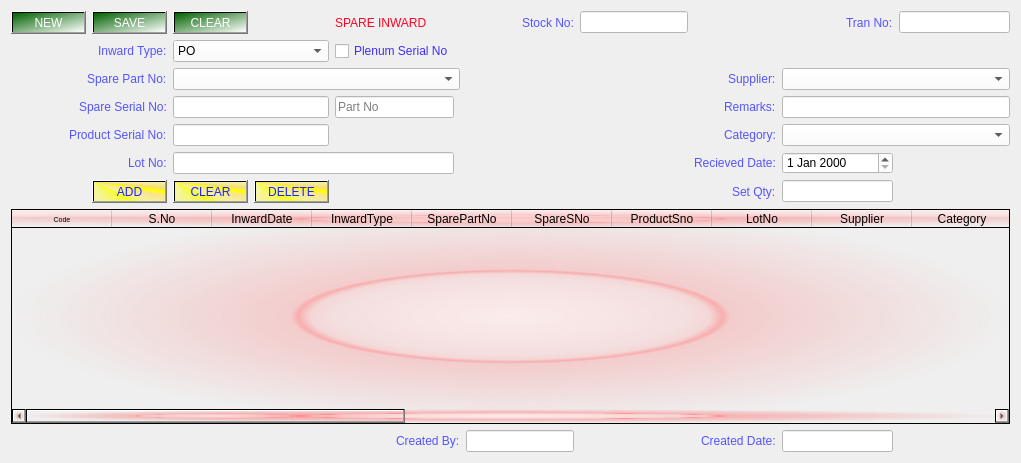
<?xml version="1.0" encoding="UTF-8"?>
<ui version="4.0">
 <class>Form</class>
 <widget class="QWidget" name="Form">
  <property name="geometry">
   <rect>
    <x>0</x>
    <y>0</y>
    <width>1021</width>
    <height>463</height>
   </rect>
  </property>
  <property name="windowTitle">
   <string>Form</string>
  </property>
  <layout class="QGridLayout" name="gridLayout">
   <item row="7" column="2">
    <widget class="QPushButton" name="Clear_btn">
     <property name="styleSheet">
      <string notr="true">background-color: qconicalgradient(cx:0, cy:0, angle:135, stop:0 rgba(255, 255, 0, 69), stop:0.375 rgba(255, 255, 0, 69), stop:0.423533 rgba(251, 255, 0, 145), stop:0.45 rgba(247, 255, 0, 208), stop:0.477581 rgba(255, 244, 71, 130), stop:0.518717 rgba(255, 218, 71, 130), stop:0.55 rgba(255, 255, 0, 255), stop:0.57754 rgba(255, 203, 0, 130), stop:0.625 rgba(255, 255, 0, 69), stop:1 rgba(255, 255, 0, 69));
font: 75 10pt &quot;Verdana&quot;;
color: rgb(25, 36, 255);</string>
     </property>
     <property name="text">
      <string>CLEAR</string>
     </property>
    </widget>
   </item>
   <item row="3" column="0" colspan="2" alignment="Qt::AlignRight">
    <widget class="QLabel" name="label_11">
     <property name="styleSheet">
      <string notr="true">font: 75 10pt &quot;Verdana&quot;;
color: rgb(85, 85, 255);</string>
     </property>
     <property name="text">
      <string>Spare Part No:</string>
     </property>
    </widget>
   </item>
   <item row="9" column="6" colspan="2">
    <widget class="QLineEdit" name="Cr_by">
     <property name="styleSheet">
      <string notr="true">background-color: rgb(255, 255, 255);</string>
     </property>
    </widget>
   </item>
   <item row="0" column="12">
    <widget class="QLineEdit" name="Tran_No">
     <property name="styleSheet">
      <string notr="true">background-color: rgb(255, 255, 255);</string>
     </property>
    </widget>
   </item>
   <item row="8" column="0" colspan="13">
    <widget class="QTableWidget" name="tableWidget_2">
     <property name="styleSheet">
      <string notr="true">background-color: qradialgradient(spread:pad, cx:0.5, cy:0.5, radius:0.5, fx:0.5, fy:0.5, stop:0 rgba(255, 235, 235, 206), stop:0.35 rgba(255, 188, 188, 80), stop:0.4 rgba(255, 162, 162, 80), stop:0.425 rgba(255, 132, 132, 156), stop:0.44 rgba(252, 128, 128, 80), stop:1 rgba(255, 255, 255, 0));</string>
     </property>
     <column>
      <property name="text">
       <string>Code</string>
      </property>
      <property name="font">
       <font>
        <pointsize>5</pointsize>
       </font>
      </property>
      <property name="foreground">
       <brush brushstyle="NoBrush">
        <color alpha="255">
         <red>255</red>
         <green>170</green>
         <blue>255</blue>
        </color>
       </brush>
      </property>
     </column>
     <column>
      <property name="text">
       <string>S.No</string>
      </property>
     </column>
     <column>
      <property name="text">
       <string>InwardDate</string>
      </property>
     </column>
     <column>
      <property name="text">
       <string>InwardType</string>
      </property>
     </column>
     <column>
      <property name="text">
       <string>SparePartNo</string>
      </property>
     </column>
     <column>
      <property name="text">
       <string>SpareSNo</string>
      </property>
     </column>
     <column>
      <property name="text">
       <string>ProductSno</string>
      </property>
     </column>
     <column>
      <property name="text">
       <string>LotNo</string>
      </property>
     </column>
     <column>
      <property name="text">
       <string>Supplier</string>
      </property>
     </column>
     <column>
      <property name="text">
       <string>Category</string>
      </property>
     </column>
     <column>
      <property name="text">
       <string>CreatedBy</string>
      </property>
     </column>
     <column>
      <property name="text">
       <string>CreatedDate</string>
      </property>
     </column>
     <column>
      <property name="text">
       <string>ModifiedBy</string>
      </property>
     </column>
     <column>
      <property name="text">
       <string>ModifiedDt</string>
      </property>
     </column>
     <column>
      <property name="text">
       <string>OutFlag</string>
      </property>
     </column>
     <column>
      <property name="text">
       <string>StockNo</string>
      </property>
     </column>
     <column>
      <property name="text">
       <string>PrintStatus</string>
      </property>
     </column>
     <column>
      <property name="text">
       <string>RecievedDt</string>
      </property>
     </column>
     <column>
      <property name="text">
       <string>Qty</string>
      </property>
     </column>
     <column>
      <property name="text">
       <string>SetQty</string>
      </property>
     </column>
     <column>
      <property name="text">
       <string>PrintCount</string>
      </property>
     </column>
     <column>
      <property name="text">
       <string>Dispatchsetqty</string>
      </property>
     </column>
     <column>
      <property name="text">
       <string>Remarks</string>
      </property>
     </column>
    </widget>
   </item>
   <item row="6" column="1" alignment="Qt::AlignRight">
    <widget class="QLabel" name="label_14">
     <property name="styleSheet">
      <string notr="true">font: 75 10pt &quot;Verdana&quot;;
color: rgb(85, 85, 255);</string>
     </property>
     <property name="text">
      <string>Lot No:</string>
     </property>
    </widget>
   </item>
   <item row="0" column="0">
    <widget class="QPushButton" name="New">
     <property name="styleSheet">
      <string notr="true">background-color: qlineargradient(spread:pad, x1:0, y1:0, x2:1, y2:1, stop:0 rgba(0, 97, 0, 255), stop:1 rgba(255, 255, 255, 255));
font: 75 10pt &quot;Verdana&quot;;
color: rgb(255, 255, 255);</string>
     </property>
     <property name="text">
      <string>NEW</string>
     </property>
    </widget>
   </item>
   <item row="9" column="11">
    <widget class="QLineEdit" name="Cr_dt">
     <property name="styleSheet">
      <string notr="true">background-color: rgb(255, 255, 255);</string>
     </property>
    </widget>
   </item>
   <item row="5" column="2" colspan="2">
    <widget class="QLineEdit" name="P_sno">
     <property name="styleSheet">
      <string notr="true">background-color: rgb(255, 255, 255);</string>
     </property>
    </widget>
   </item>
   <item row="3" column="2" colspan="4">
    <widget class="QComboBox" name="Product_desc">
     <property name="styleSheet">
      <string notr="true">background-color: rgb(255, 255, 255);</string>
     </property>
    </widget>
   </item>
   <item row="0" column="2">
    <widget class="QPushButton" name="clearbtn">
     <property name="styleSheet">
      <string notr="true">background-color: qlineargradient(spread:pad, x1:0, y1:0, x2:1, y2:1, stop:0 rgba(0, 97, 0, 255), stop:1 rgba(255, 255, 255, 255));
font: 75 10pt &quot;Verdana&quot;;
color: rgb(255, 255, 255);</string>
     </property>
     <property name="text">
      <string>CLEAR</string>
     </property>
    </widget>
   </item>
   <item row="7" column="1">
    <widget class="QPushButton" name="Add_btn">
     <property name="styleSheet">
      <string notr="true">background-color: qconicalgradient(cx:0, cy:0, angle:135, stop:0 rgba(255, 255, 0, 69), stop:0.375 rgba(255, 255, 0, 69), stop:0.423533 rgba(251, 255, 0, 145), stop:0.45 rgba(247, 255, 0, 208), stop:0.477581 rgba(255, 244, 71, 130), stop:0.518717 rgba(255, 218, 71, 130), stop:0.55 rgba(255, 255, 0, 255), stop:0.57754 rgba(255, 203, 0, 130), stop:0.625 rgba(255, 255, 0, 69), stop:1 rgba(255, 255, 0, 69));
font: 75 10pt &quot;Verdana&quot;;
color: rgb(25, 36, 255);</string>
     </property>
     <property name="text">
      <string>ADD</string>
     </property>
    </widget>
   </item>
   <item row="0" column="8" colspan="2">
    <widget class="QLineEdit" name="Stock_No">
     <property name="enabled">
      <bool>true</bool>
     </property>
     <property name="styleSheet">
      <string notr="true">background-color: rgb(255, 255, 255);</string>
     </property>
     <property name="cursorMoveStyle">
      <enum>Qt::LogicalMoveStyle</enum>
     </property>
    </widget>
   </item>
   <item row="7" column="11">
    <widget class="QLineEdit" name="Set_qty">
     <property name="styleSheet">
      <string notr="true">background-color: rgb(255, 255, 255);</string>
     </property>
    </widget>
   </item>
   <item row="4" column="0" colspan="2" alignment="Qt::AlignRight">
    <widget class="QLabel" name="label_12">
     <property name="styleSheet">
      <string notr="true">font: 75 10pt &quot;Verdana&quot;;
color: rgb(85, 85, 255);</string>
     </property>
     <property name="text">
      <string>Spare Serial No:</string>
     </property>
    </widget>
   </item>
   <item row="2" column="4">
    <widget class="QCheckBox" name="checkBox">
     <property name="styleSheet">
      <string notr="true">color: rgb(60, 46, 255);
font: 75 10pt &quot;Verdana&quot;;</string>
     </property>
     <property name="text">
      <string>Plenum Serial No</string>
     </property>
    </widget>
   </item>
   <item row="5" column="0" colspan="2" alignment="Qt::AlignRight">
    <widget class="QLabel" name="label_13">
     <property name="styleSheet">
      <string notr="true">font: 75 10pt &quot;Verdana&quot;;
color: rgb(85, 85, 255);</string>
     </property>
     <property name="text">
      <string>Product Serial No:</string>
     </property>
    </widget>
   </item>
   <item row="3" column="10" alignment="Qt::AlignRight">
    <widget class="QLabel" name="label_15">
     <property name="styleSheet">
      <string notr="true">font: 75 10pt &quot;Verdana&quot;;
color: rgb(85, 85, 255);</string>
     </property>
     <property name="text">
      <string>Supplier:</string>
     </property>
    </widget>
   </item>
   <item row="9" column="9" colspan="2" alignment="Qt::AlignRight">
    <widget class="QLabel" name="label_23">
     <property name="styleSheet">
      <string notr="true">font: 75 10pt &quot;Verdana&quot;;
color: rgb(85, 85, 255);</string>
     </property>
     <property name="text">
      <string>Created Date:</string>
     </property>
    </widget>
   </item>
   <item row="3" column="11" colspan="2">
    <widget class="QComboBox" name="Supplier">
     <property name="styleSheet">
      <string notr="true">background-color: rgb(255, 255, 255);</string>
     </property>
    </widget>
   </item>
   <item row="4" column="2" colspan="2">
    <widget class="QLineEdit" name="s_sno">
     <property name="styleSheet">
      <string notr="true">background-color: rgb(255, 255, 255);</string>
     </property>
    </widget>
   </item>
   <item row="4" column="10" alignment="Qt::AlignRight">
    <widget class="QLabel" name="label_16">
     <property name="styleSheet">
      <string notr="true">font: 75 10pt &quot;Verdana&quot;;
color: rgb(85, 85, 255);</string>
     </property>
     <property name="text">
      <string>Remarks:</string>
     </property>
    </widget>
   </item>
   <item row="6" column="10">
    <widget class="QLabel" name="label_18">
     <property name="styleSheet">
      <string notr="true">font: 75 10pt &quot;Verdana&quot;;
color: rgb(85, 85, 255);</string>
     </property>
     <property name="text">
      <string>Recieved Date:</string>
     </property>
    </widget>
   </item>
   <item row="9" column="4" colspan="2" alignment="Qt::AlignRight">
    <widget class="QLabel" name="label_22">
     <property name="styleSheet">
      <string notr="true">font: 75 10pt &quot;Verdana&quot;;
color: rgb(85, 85, 255);</string>
     </property>
     <property name="text">
      <string>Created By:</string>
     </property>
    </widget>
   </item>
   <item row="7" column="10" alignment="Qt::AlignRight">
    <widget class="QLabel" name="label_20">
     <property name="styleSheet">
      <string notr="true">font: 75 10pt &quot;Verdana&quot;;
color: rgb(85, 85, 255);</string>
     </property>
     <property name="text">
      <string>Set Qty:</string>
     </property>
    </widget>
   </item>
   <item row="7" column="3">
    <widget class="QPushButton" name="Delete_btn">
     <property name="styleSheet">
      <string notr="true">background-color: qconicalgradient(cx:0, cy:0, angle:135, stop:0 rgba(255, 255, 0, 69), stop:0.375 rgba(255, 255, 0, 69), stop:0.423533 rgba(251, 255, 0, 145), stop:0.45 rgba(247, 255, 0, 208), stop:0.477581 rgba(255, 244, 71, 130), stop:0.518717 rgba(255, 218, 71, 130), stop:0.55 rgba(255, 255, 0, 255), stop:0.57754 rgba(255, 203, 0, 130), stop:0.625 rgba(255, 255, 0, 69), stop:1 rgba(255, 255, 0, 69));
font: 75 10pt &quot;Verdana&quot;;
color: rgb(25, 36, 255);</string>
     </property>
     <property name="text">
      <string>DELETE</string>
     </property>
    </widget>
   </item>
   <item row="2" column="2" colspan="2">
    <widget class="QComboBox" name="Inv_Type">
     <property name="styleSheet">
      <string notr="true">background-color: rgb(255, 255, 255);</string>
     </property>
     <item>
      <property name="text">
       <string>PO</string>
      </property>
     </item>
     <item>
      <property name="text">
       <string>POC RMA</string>
      </property>
     </item>
     <item>
      <property name="text">
       <string>RMA</string>
      </property>
     </item>
    </widget>
   </item>
   <item row="0" column="7" alignment="Qt::AlignRight">
    <widget class="QLabel" name="label_21">
     <property name="styleSheet">
      <string notr="true">font: 75 10pt &quot;Verdana&quot;;
color: rgb(85, 85, 255);</string>
     </property>
     <property name="text">
      <string>Stock No:</string>
     </property>
    </widget>
   </item>
   <item row="6" column="11">
    <widget class="QDateEdit" name="dateEdit_2">
     <property name="styleSheet">
      <string notr="true">background-color: rgb(255, 255, 255);</string>
     </property>
    </widget>
   </item>
   <item row="0" column="1">
    <widget class="QPushButton" name="saveBtn">
     <property name="styleSheet">
      <string notr="true">background-color: qlineargradient(spread:pad, x1:0, y1:0, x2:1, y2:1, stop:0 rgba(0, 97, 0, 255), stop:1 rgba(255, 255, 255, 255));
font: 75 10pt &quot;Verdana&quot;;
color: rgb(255, 255, 255);</string>
     </property>
     <property name="text">
      <string>SAVE</string>
     </property>
    </widget>
   </item>
   <item row="5" column="11" colspan="2">
    <widget class="QComboBox" name="Category">
     <property name="styleSheet">
      <string notr="true">background-color: rgb(255, 255, 255);</string>
     </property>
    </widget>
   </item>
   <item row="2" column="0" colspan="2" alignment="Qt::AlignRight">
    <widget class="QLabel" name="label_10">
     <property name="styleSheet">
      <string notr="true">font: 75 10pt &quot;Verdana&quot;;
color: rgb(85, 85, 255);</string>
     </property>
     <property name="text">
      <string>Inward Type:</string>
     </property>
    </widget>
   </item>
   <item row="0" column="10" colspan="2" alignment="Qt::AlignRight">
    <widget class="QLabel" name="label_19">
     <property name="styleSheet">
      <string notr="true">font: 75 10pt &quot;Verdana&quot;;
color: rgb(85, 85, 255);</string>
     </property>
     <property name="text">
      <string>Tran No:</string>
     </property>
    </widget>
   </item>
   <item row="5" column="10" alignment="Qt::AlignRight">
    <widget class="QLabel" name="label_17">
     <property name="styleSheet">
      <string notr="true">font: 75 10pt &quot;Verdana&quot;;
color: rgb(85, 85, 255);</string>
     </property>
     <property name="text">
      <string>Category:</string>
     </property>
    </widget>
   </item>
   <item row="4" column="4">
    <widget class="QLineEdit" name="Part_No">
     <property name="styleSheet">
      <string notr="true">background-color: rgb(255, 255, 255);</string>
     </property>
     <property name="placeholderText">
      <string>Part No</string>
     </property>
    </widget>
   </item>
   <item row="0" column="4">
    <widget class="QLabel" name="label">
     <property name="styleSheet">
      <string notr="true">
color: rgb(255, 5, 38);
font: 14pt &quot;Verdana&quot;;
</string>
     </property>
     <property name="text">
      <string>SPARE INWARD</string>
     </property>
    </widget>
   </item>
   <item row="4" column="11" colspan="2">
    <widget class="QLineEdit" name="lineEdit_6">
     <property name="styleSheet">
      <string notr="true">background-color: rgb(255, 255, 255);</string>
     </property>
    </widget>
   </item>
   <item row="6" column="2" colspan="3">
    <widget class="QLineEdit" name="Lot_no">
     <property name="styleSheet">
      <string notr="true">background-color: rgb(255, 255, 255);</string>
     </property>
    </widget>
   </item>
  </layout>
 </widget>
 <resources/>
 <connections/>
</ui>
